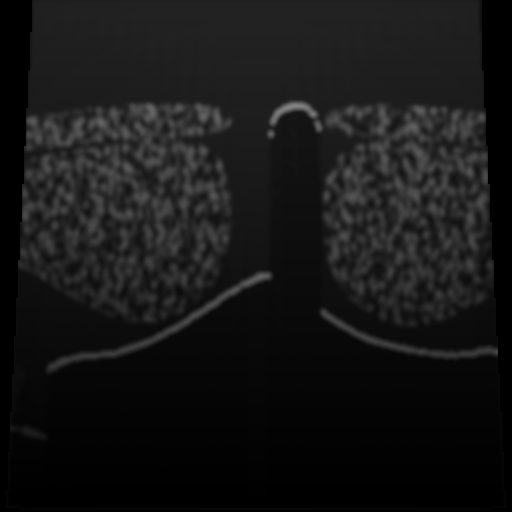
#> input picture Artifacts/ThoracicUSCoach/boundary_t7/M0B_VISUAL_BOUNDARY_FEASIBILITY_20261030/frames/frame_0000.png, 1024 x 1024 px (shown at 1/2 size)
$ python -i active2d_data.py   (imports and definitions only)
#> lines starting #> are read from the running program, lines starting #| are printed output that depends on the picture
from __future__ import annotations

import hashlib
import json
from dataclasses import dataclass
from pathlib import Path
from typing import Iterable

import numpy as np
from PIL import Image

from active2d_contract import CONTRACT, EXPERIMENT_ID, LEVEL_ORDER, canonical_sha256, project_root


@dataclass(frozen=True)
class Active2DFrame:
    image: Path
    image_relative: str
    image_sha256: str
    episode_id: str
    dataset_run_id: str
    split: str
    family: str
    seed: int
    index: int
    issued_action: str
    action_accepted: bool
    action_completed: bool
    episode_reset: bool
    level: str
    t7_distance_mm: float
    t7_acceptable: bool
    target_acceptable: bool
    target_score: float
    contact_valid: bool
    workspace_valid: bool


# [70 lines left out: function load_active2d_frames, not called in this run]


FILTERS = np.asarray(
    [
        [[1, 0, -1], [2, 0, -2], [1, 0, -1]],
        [[1, 2, 1], [0, 0, 0], [-1, -2, -1]],
        [[0, 1, 0], [1, -4, 1], [0, 1, 0]],
        [[2, -1, -1], [-1, 2, -1], [-1, -1, 2]],
        [[-1, -1, 2], [-1, 2, -1], [2, -1, -1]],
        [[1, 1, 1], [1, -8, 1], [1, 1, 1]],
    ],
    dtype=np.float32,
)
# [1 line not run here, left out]


def _pool4(values: np.ndarray) -> np.ndarray:
    height, width = values.shape
    rows = np.array_split(np.arange(height), 4)
    cols = np.array_split(np.arange(width), 4)
    return np.asarray([values[np.ix_(row, col)].mean() for row in rows for col in cols], dtype=np.float32)


def convolutional_features(path: Path) -> np.ndarray:
    with Image.open(path) as image:
#> image is the input picture: PIL image 1024x1024 RGBA; mean R, G, B, A 22.3, 22.3, 22.3, 255
        pixels = np.asarray(image.convert("L").resize((32, 32), Image.Resampling.BILINEAR), dtype=np.float32) / 255.0
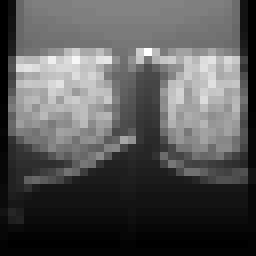
#> pixels: shape (32, 32) float32 (shown 8 times larger); min 0, max 0.259, mean 0.0874; drawn with min black and max white
    pixels = (pixels - pixels.mean()) / max(float(pixels.std()), 1e-6)
    windows = np.lib.stride_tricks.sliding_window_view(pixels, (3, 3))
    parts: list[np.ndarray] = []
    for kernel in FILTERS:
        response = np.einsum("ijxy,xy->ij", windows, kernel, optimize=True)
        parts.extend((_pool4(response), _pool4(np.abs(response))))
#> this loop made 6 passes
#> pass 1, in convolutional_features, `response = np.einsum("ijxy,xy->ij", windows, kernel, optimize=True)`:
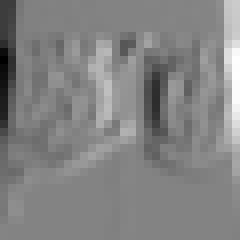
#> response: shape (30, 30) float32 (shown 8 times larger); min -11.64, max 11.01, mean 0.00127; drawn with min black and max white
#> pass 2, in convolutional_features, `response = np.einsum("ijxy,xy->ij", windows, kernel, optimize=True)`:
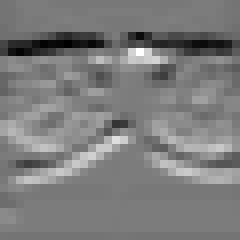
#> response: shape (30, 30) float32 (shown 8 times larger); min -6.83, max 8.15, mean 0.464; drawn with min black and max white
#> pass 3, in convolutional_features, `response = np.einsum("ijxy,xy->ij", windows, kernel, optimize=True)`:
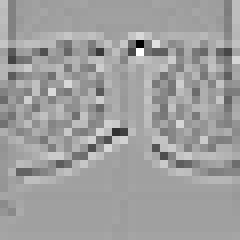
#> response: shape (30, 30) float32 (shown 8 times larger); min -5.74, max 3.38, mean -0.0414; drawn with min black and max white
#> after the loop:
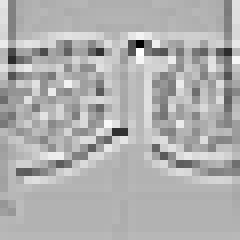
#> response: shape (30, 30) float32 (shown 8 times larger); min -11.82, max 5.11, mean -0.124; drawn with min black and max white
#> after the loop, parts = 12 items
    raw = np.asarray(Image.fromarray(pixels).resize((8, 8), Image.Resampling.BILINEAR), dtype=np.float32).reshape(-1)
#> raw = 64 values, max 1.63 at index 18, min -1.21 at index 58, mean 0.0243
    vector = np.concatenate([raw, *parts]).astype(np.float32)
#> vector = 256 values, max 2.81 at index 87, min -2.04 at index 64, mean 0.353
    return (vector - vector.mean()) / max(float(vector.std()), 1e-6)


def feature_matrix(frames: Iterable[Active2DFrame]) -> np.ndarray:
    selected = list(frames)
    return np.stack([convolutional_features(frame.image) for frame in selected]) if selected else np.empty((0, 256), dtype=np.float32)


# [27 lines left out: functions dataset_fingerprint, softmax, model_probabilities, not called in this run]

>>> result = convolutional_features('../../Artifacts/ThoracicUSCoach/boundary_t7/M0B_VISUAL_BOUNDARY_FEASIBILITY_20261030/frames/frame_0000.png')
#> result = 256 values, max 3.01 at index 87, min -2.93 at index 64, mean -2.79e-08

$ run again, on Artifacts/ThoracicUSCoach/boundary_t7/M0B_VISUAL_BOUNDARY_FEASIBILITY_20261030/frames/frame_0005.png
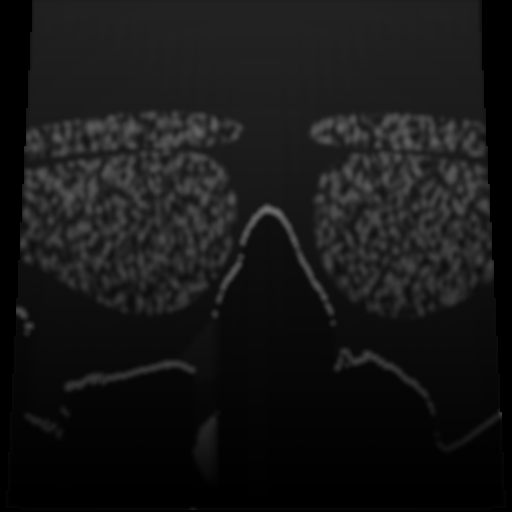
#> input picture Artifacts/ThoracicUSCoach/boundary_t7/M0B_VISUAL_BOUNDARY_FEASIBILITY_20261030/frames/frame_0005.png, 1024 x 1024 px (shown at 1/2 size)
#> in convolutional_features, image is the input picture: PIL image 1024x1024 RGBA; mean R, G, B, A 22.4, 22.4, 22.4, 255
#> the loop in convolutional_features, `for kernel in FILTERS:` made 6 passes
#> pass 1, in convolutional_features, `response = np.einsum("ijxy,xy->ij", windows, kernel, optimize=True)`:
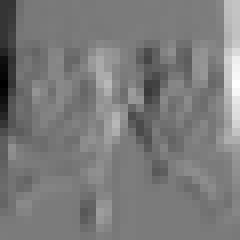
#> response: shape (30, 30) float32 (shown 8 times larger); min -11.16, max 11.93, mean -0.00183; drawn with min black and max white
#> after the loop in convolutional_features, `for kernel in FILTERS:`:
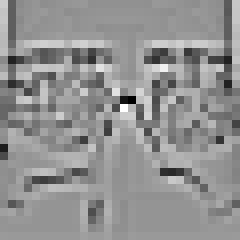
#> response: shape (30, 30) float32 (shown 8 times larger); min -9.22, max 6.64, mean -0.125; drawn with min black and max white
#> after the loop in convolutional_features, `for kernel in FILTERS:`: parts = 12 items
#> raw = 64 values, max 1.55 at index 17, min -1.24 at index 61, mean 0.0246
#> vector = 256 values, max 2.92 at index 87, min -1.88 at index 68, mean 0.367
#> result = 256 values, max 3.17 at index 87, min -2.8 at index 68, mean -2.24e-08

$ run again, on Artifacts/ThoracicUSCoach/boundary_t7/M0B_VISUAL_BOUNDARY_FEASIBILITY_20261030/frames/frame_0007.png
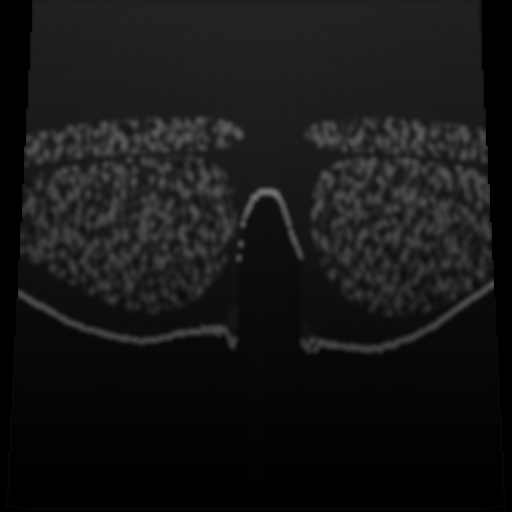
#> input picture Artifacts/ThoracicUSCoach/boundary_t7/M0B_VISUAL_BOUNDARY_FEASIBILITY_20261030/frames/frame_0007.png, 1024 x 1024 px (shown at 1/2 size)
#> in convolutional_features, image is the input picture: PIL image 1024x1024 RGBA; mean R, G, B, A 21.8, 21.8, 21.8, 255
#> the loop in convolutional_features, `for kernel in FILTERS:` made 6 passes
#> pass 1, in convolutional_features, `response = np.einsum("ijxy,xy->ij", windows, kernel, optimize=True)`:
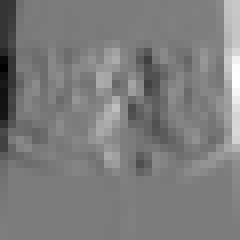
#> response: shape (30, 30) float32 (shown 8 times larger); min -11.19, max 11.55, mean -0.0168; drawn with min black and max white
#> after the loop in convolutional_features, `for kernel in FILTERS:`:
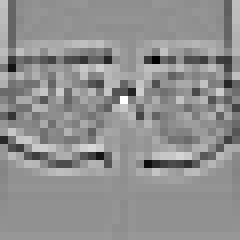
#> response: shape (30, 30) float32 (shown 8 times larger); min -10.78, max 8.06, mean -0.123; drawn with min black and max white
#> after the loop in convolutional_features, `for kernel in FILTERS:`: parts = 12 items
#> raw = 64 values, max 1.47 at index 22, min -1.22 at index 57, mean 0.0237
#> vector = 256 values, max 2.41 at index 87, min -2.04 at index 68, mean 0.351
#> result = 256 values, max 2.51 at index 87, min -2.91 at index 68, mean 3.35e-08
